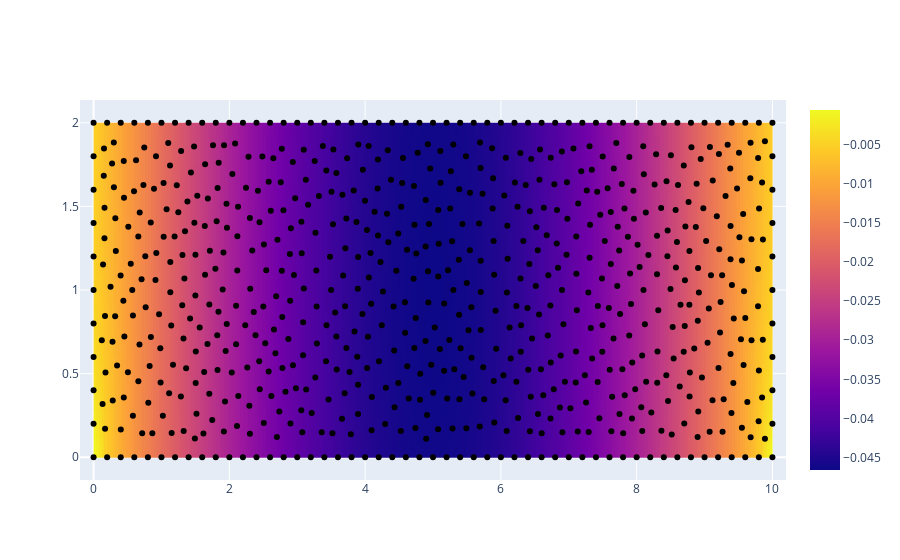

Notebook source saved alongside this figure:
### Code cell
# extract data corresponding to one single bridge, an interpolate the displacements on a grid for plotting
bar_0 = df[df['sample'] == 0]
grid_x, grid_y = np.mgrid[0.02:9.98:250j, 0.02:1.98:50j]
grid_z = griddata(bar_0[['x','y']].to_numpy(), bar_0['dy'], (grid_x, grid_y))
# grid_z = griddata(bar_0[['x','y']].to_numpy(), np.sqrt(bar_0['dx']**2 + bar_0['dy']**2), (grid_x, grid_y))

# plot displacement-field and nodes
fig = go.Figure()
fig.add_trace(go.Heatmap(z=grid_z.transpose(),
                         x=grid_x[:,0],
                         y=grid_y[0],
                         hoverinfo='skip',
                         name='heatmap'))

fig.add_trace(go.Scatter(x=bar_0['x'],
                         y=bar_0['y'],
                         mode='markers',
                         marker_color='black',
                         name='',
                         hovertemplate='<b>Node</b>: %{text}',
                         text=bar_0['node']))

fig.update_xaxes(range=(-0.2,10.2), constrain='domain')
# fig.update_layout(paper_bgcolor="rgba(0,0,0,0)", plot_bgcolor="rgba(0,0,0,0)")
fig.show()

### Figure 1 — Plotly figure (JSON) as saved in the notebook; plotly's stock layout.template omitted (floating-point values rounded to 4 significant figures; data arrays with more than 128 entries replaced by an {"elided": "..."} marker saying what was removed)
{"data": [{"hoverinfo": "skip", "name": "heatmap", "type": "heatmap", "x": {"elided": "250 float values"}, "y": [0.02, 0.06, 0.1, 0.14, 0.18, 0.22, 0.26, 0.3, 0.34, 0.38, 0.42, 0.46, 0.5, 0.54, 0.58, 0.62, 0.66, 0.7, 0.74, 0.78, 0.82, 0.86, 0.9, 0.94, 0.98, 1.02, 1.06, 1.1, 1.14, 1.18, 1.22, 1.26, 1.3, 1.34, 1.38, 1.42, 1.46, 1.5, 1.54, 1.58, 1.62, 1.66, 1.7, 1.74, 1.78, 1.82, 1.86, 1.9, 1.94, 1.98], "z": {"elided": "50x250 float values"}}, {"hovertemplate": "<b>Node</b>: %{text}", "marker": {"color": "black"}, "mode": "markers", "name": "", "text": {"elided": "713 int values"}, "type": "scatter", "x": {"elided": "713 float values"}, "y": {"elided": "713 float values"}}], "layout": {"autosize": true, "xaxis": {"constrain": "domain", "range": [-0.2, 10.2], "type": "linear"}, "yaxis": {"autorange": true, "range": [-0.165, 2.165], "type": "linear"}}}
